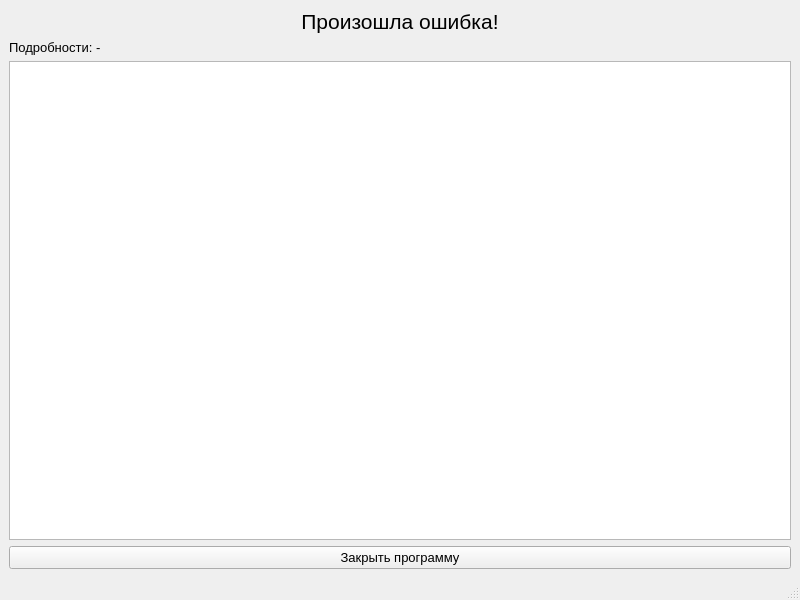
<?xml version="1.0" encoding="UTF-8"?>
<ui version="4.0">
 <class>ErrorOccurredWindow</class>
 <widget class="QMainWindow" name="ErrorOccurredWindow">
  <property name="geometry">
   <rect>
    <x>0</x>
    <y>0</y>
    <width>800</width>
    <height>600</height>
   </rect>
  </property>
  <property name="windowTitle">
   <string notr="true">Произошла ошибка</string>
  </property>
  <widget class="QWidget" name="centralwidget">
   <layout class="QVBoxLayout" name="verticalLayout">
    <item>
     <widget class="QLabel" name="error_occured_label">
      <property name="font">
       <font>
        <family>Segoe UI</family>
        <pointsize>16</pointsize>
       </font>
      </property>
      <property name="toolTip">
       <string notr="true"/>
      </property>
      <property name="text">
       <string notr="true">Произошла ошибка!</string>
      </property>
      <property name="alignment">
       <set>Qt::AlignCenter</set>
      </property>
     </widget>
    </item>
    <item>
     <widget class="QLabel" name="error_details_label">
      <property name="font">
       <font>
        <family>Segoe UI</family>
        <pointsize>10</pointsize>
       </font>
      </property>
      <property name="text">
       <string>Подробности: -</string>
      </property>
     </widget>
    </item>
    <item>
     <widget class="QTextBrowser" name="textBrowser">
      <property name="font">
       <font>
        <family>Consolas</family>
       </font>
      </property>
      <property name="acceptDrops">
       <bool>false</bool>
      </property>
     </widget>
    </item>
    <item>
     <widget class="QPushButton" name="exit_button">
      <property name="font">
       <font>
        <family>Segoe UI</family>
        <pointsize>10</pointsize>
       </font>
      </property>
      <property name="text">
       <string>Закрыть программу</string>
      </property>
     </widget>
    </item>
   </layout>
  </widget>
  <widget class="QMenuBar" name="menubar">
   <property name="geometry">
    <rect>
     <x>0</x>
     <y>0</y>
     <width>800</width>
     <height>26</height>
    </rect>
   </property>
  </widget>
  <widget class="QStatusBar" name="statusbar"/>
 </widget>
 <resources/>
 <connections/>
</ui>
